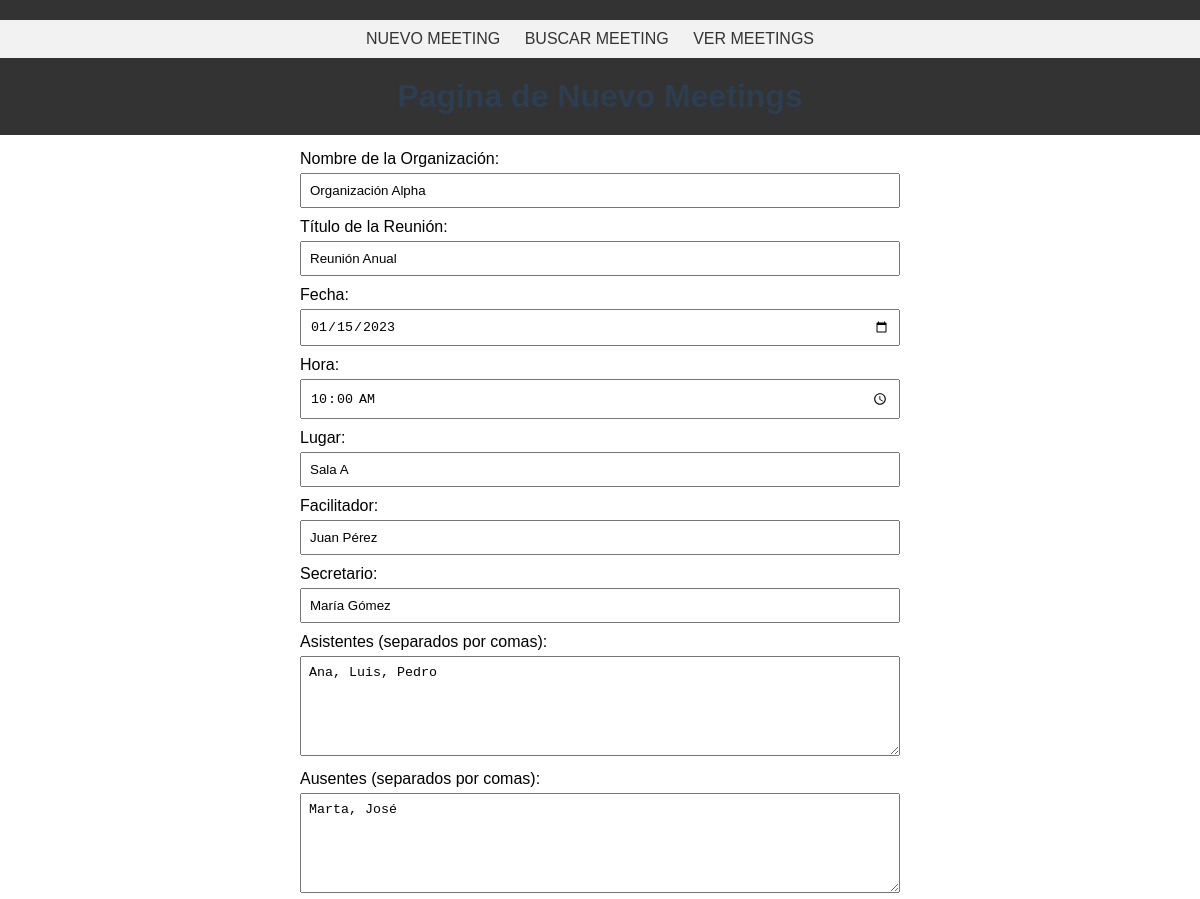
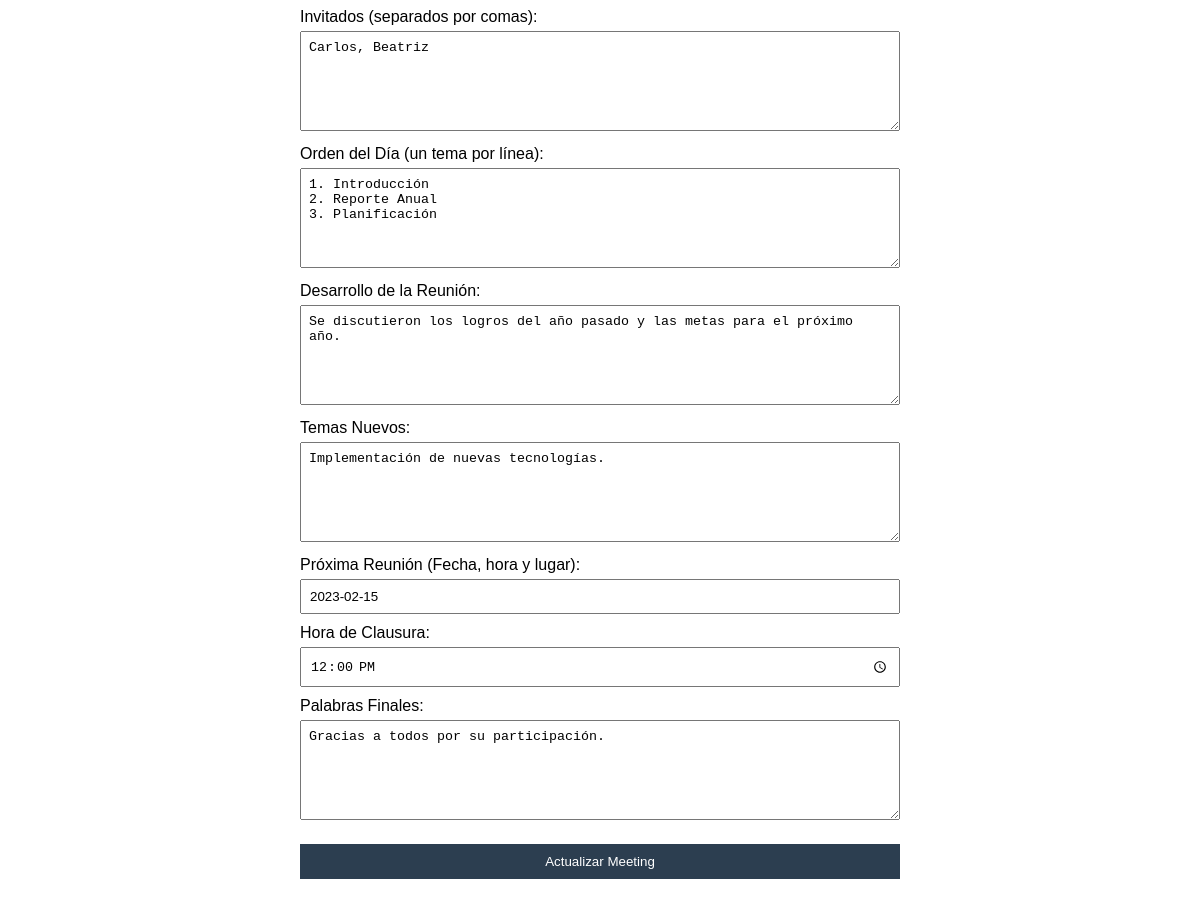
The page /update.php?id_meeting=1 on the database its author committed (2 pictures, top to bottom).
### tables this page shows
CREATE TABLE minutas (
    id INT AUTO_INCREMENT PRIMARY KEY,
    orgName VARCHAR(255),
    meetingTitle VARCHAR(255),
    meetingDate DATE,
    meetingTime TIME,
    meetingPlace VARCHAR(255),
    facilitator VARCHAR(255),
    secretary VARCHAR(255),
    attendees TEXT,
    absentees TEXT,
    guests TEXT,
    agenda TEXT,
    discussion TEXT,
    newTopics TEXT,
    nextMeeting TEXT,
    closingTime TIME,
    closingRemarks TEXT
);

### utils.php (called while the page is built)
<?php
function get_params($key)
{
    return $_POST[$key] ?? $_GET[$key] ?? $_SERVER[$key] ?? null;
}

### views/parts/form.ingreso.view.php (the view, shortened to what this page needs)
<form action="../process.php" method="post">
    <label for="orgName">Nombre de la Organización:</label>
    <input type="text" id="orgName" name="orgName" value="<?= htmlspecialchars($meetingDetails['orgName']) ?>" required>
    <label for="meetingTitle">Título de la Reunión:</label>
    <input type="text" id="meetingTitle" name="meetingTitle" value="<?= htmlspecialchars($meetingDetails['meetingTitle']) ?>" required>
    <label for="meetingDate">Fecha:</label>
    <input type="date" id="meetingDate" name="meetingDate" value="<?= htmlspecialchars($meetingDetails['meetingDate']) ?>" required>
    <label for="meetingTime">Hora:</label>
    <input type="time" id="meetingTime" name="meetingTime" value="<?= htmlspecialchars($meetingDetails['meetingTime']) ?>" required>
    <label for="meetingPlace">Lugar:</label>
    <input type="text" id="meetingPlace" name="meetingPlace" value="<?= htmlspecialchars($meetingDetails['meetingPlace']) ?>" required>
    <label for="facilitator">Facilitador:</label>
    <input type="text" id="facilitator" name="facilitator" value="<?= htmlspecialchars($meetingDetails['facilitator']) ?>" required>
    <label for="secretary">Secretario:</label>
    <input type="text" id="secretary" name="secretary" value="<?= htmlspecialchars($meetingDetails['secretary']) ?>" required>
    <label for="attendees">Asistentes (separados por comas):</label>
    <textarea id="attendees" name="attendees" required><?= htmlspecialchars($meetingDetails['attendees']) ?></textarea>
    <label for="absentees">Ausentes (separados por comas):</label>
    <textarea id="absentees" name="absentees"><?= htmlspecialchars($meetingDetails['absentees']) ?></textarea>
    <label for="guests">Invitados (separados por comas):</label>
    <textarea id="guests" name="guests"><?= htmlspecialchars($meetingDetails['guests']) ?></textarea>
    <label for="agenda">Orden del Día (un tema por línea):</label>
    <textarea id="agenda" name="agenda" required><?= htmlspecialchars($meetingDetails['agenda']) ?></textarea>
    <label for="discussion">Desarrollo de la Reunión:</label>
    <textarea id="discussion" name="discussion" required><?= htmlspecialchars($meetingDetails['discussion']) ?></textarea>
    <label for="newTopics">Temas Nuevos:</label>
    <textarea id="newTopics" name="newTopics"><?= htmlspecialchars($meetingDetails['newTopics']) ?></textarea>
    <label for="nextMeeting">Próxima Reunión (Fecha, hora y lugar):</label>
    <input type="text" id="nextMeeting" name="nextMeeting" value="<?= htmlspecialchars($meetingDetails['nextMeeting']) ?>" required>
    <label for="closingTime">Hora de Clausura:</label>
    <input type="time" id="closingTime" name="closingTime" value="<?= htmlspecialchars($meetingDetails['closingTime']) ?>" required>
    <label for="closingRemarks">Palabras Finales:</label>
    <textarea id="closingRemarks" name="closingRemarks" required><?= htmlspecialchars($meetingDetails['closingRemarks']) ?></textarea>
    <button type="submit" name="action" value="<?= $action === 'update' ? 'update' : 'new' ?>">
        <?= $action === 'update' ? 'Actualizar Meeting' : 'Enviar Nuevo Formulario' ?>
    </button>
</form>

### styles/styles.css (style rules this page uses)
body { font-family: Arial, sans-serif; margin: 20px; position: relative; }
form { max-width: 600px; margin: auto; width: 70vw; }
label { display: block; margin: 10px 0 5px; }
input, textarea, select { width: 100%; padding: 8px; box-sizing: border-box; }
textarea { height: 100px; }
button { display: block; width: 100%; padding: 10px; margin-top: 20px; background-color: #2c3e50; color: white; border: none; cursor: pointer; }

### rows shown on the page
minutas: orgName "Organización Alpha", meetingTitle "Reunión Anual", meetingDate "01/15/2023", meetingTime "10:00:00", meetingPlace "Sala A", facilitator "Juan Pérez", secretary "María Gómez", attendees "Ana, Luis, Pedro", absentees "Marta, José", guests "Carlos, Beatriz", agenda "1. Introducción 2. Reporte Anual 3. Planificación", discussion "Se discutieron los logros del año pasado y las metas para el próximo año.", newTopics "Implementación de nuevas tecnologías.", nextMeeting "2023-02-15", closingTime "12:00:00", closingRemarks "Gracias a todos por su participación."
